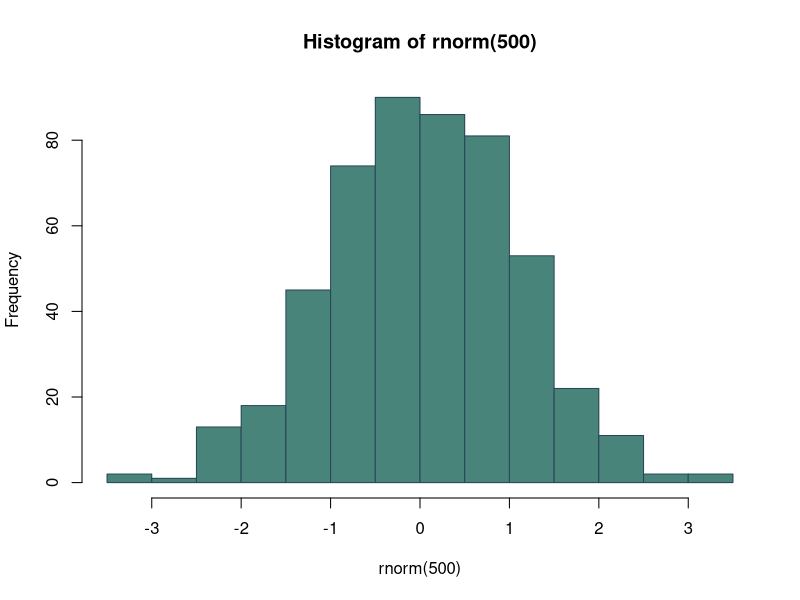

Write the R code that produced this figure.
## ---- chunk 1
(x <- 1:10)
## ---- chunk 2
      (x <- 1:10)
## ---- chunk 3
par(bg = "transparent")
hist(rnorm(500), col = "#49847b", border = "#294557")
